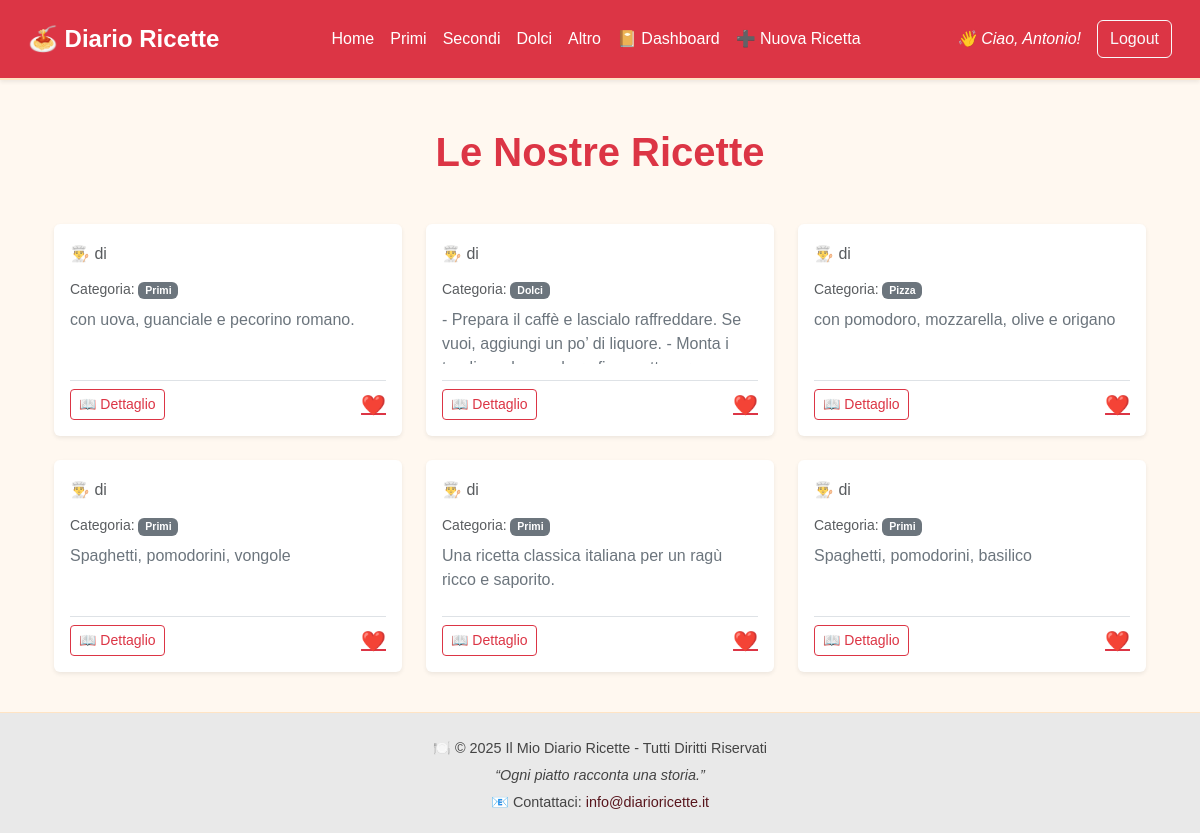
The app's page / (signed in) with its own data.
### app2.py (models this page shows, shortened)
class User(db.Model, UserMixin):
    __tablename__ = 'utente'
    id_utente = db.Column(db.Integer, primary_key=True)
    username = db.Column('nome_utente', db.String(80), unique=True, nullable=False)
    email = db.Column('email', db.String(100), unique=True, nullable=False)
    password_hash = db.Column('password_hash', db.String(255), nullable=False)
    ruolo = db.Column('ruolo', db.String(20), default='utente')
    data_registrazione = db.Column('data_registrazione', db.DateTime)
    id = synonym('id_utente')
    recipes = db.relationship(
        'Recipe',
        back_populates='author',
        lazy='dynamic',
        foreign_keys='Recipe.id_autore',
        cascade="all, delete-orphan"
    )
    likes = db.relationship('Like', back_populates='user', lazy='dynamic', cascade="all, delete-orphan")

class Category(db.Model):
    __tablename__ = 'categoria'
    id_categoria = db.Column(db.Integer, primary_key=True)
    name = db.Column('nome', db.String(50), unique=True, nullable=False)
    id = synonym('id_categoria')
    recipes = db.relationship('Recipe', back_populates='category', lazy='dynamic')

class Recipe(db.Model):
    __tablename__ = 'ricetta'
    id_ricetta = db.Column(db.Integer, primary_key=True)
    title = db.Column(db.String(100), nullable=False)
    ingredients = db.Column('ingredienti', db.Text, nullable=False)
    instructions = db.Column('istruzioni', db.Text, nullable=False)
    preparation_time = db.Column('tempo_prep', db.Integer, default=0)
    cooking_time = db.Column('tempo_cottura', db.Integer, default=0)
    servings = db.Column('porzioni', db.Integer, default=1)
    is_private = db.Column('is_privata', db.Boolean, default=False)
    id_autore = db.Column(db.Integer, db.ForeignKey('utente.id_utente'), nullable=False)
    category_id = db.Column(
        'id_categoria',
        db.Integer,
        db.ForeignKey('categoria.id_categoria'),
        nullable=False
    )
    description = db.Column('descrizione', db.Text, nullable=False)
    filename = db.Column('filename', db.String(100), nullable=True)
    creation_date = db.Column('data_creazione_ricetta', db.String(10), default=lambda: time.strftime("%Y-%m-%d"))
    id = synonym('id_ricetta')
    author_id = synonym('id_autore')
    author = db.relationship(
        'User',
        back_populates='recipes',
        foreign_keys=[id_autore]
    )
    category = db.relationship('Category', back_populates='recipes', foreign_keys='Recipe.category_id')
    likes = db.relationship('Like', back_populates='recipe', lazy='dynamic')

### app2.py (the view, shortened to what this page needs)
@app.route('/', defaults={'category_id': None})
@app.route('/home')
@app.route('/category_id/<int:category_id>')
def home(category_id=None):
    try:
        all_categories = db.session.execute(db.select(Category).order_by(Category.name)).scalars().all()
    except Exception as e:
        print(f"Errore nel recupero delle categorie: {e}")
        all_categories = []
    query = db.select(Recipe).order_by(Recipe.creation_date.desc())
    current_category_name = None
    ricette_objects = db.session.execute(query).scalars().all()
    ricette_list = [formatta_ricetta(recipe_obj) for recipe_obj in ricette_objects]
    return render_template('home.html',
                           title='Le Nostre Ricette',
                           ricette=ricette_list,
                           all_categories=all_categories,
                           current_category_name=current_category_name)

### app2.py (called while the page is built)
@login_manager.user_loader
def load_user(user_id):
    return User.query.get(int(user_id))

### templates/home.html (shortened to what this page needs)
{% extends 'base.html' %}
{% block content %}
<div class="container mt-4">
    <h1 class="mb-5 text-center text-danger fw-bold">Le Nostre Ricette</h1>
    {% if ricette %}
        <div class="row row-cols-1 row-cols-md-2 row-cols-lg-3 g-4">
            {% for ricetta in ricette %}
                <div class="col">
                    <div class="card h-100 shadow-sm border-0 recipe-card">
                        <div class="card-body d-flex flex-column">
                            <h6 class="card-subtitle mb-3 text-muted">
                                👨‍🍳 di <strong>{{ ricetta['nome_utente'] }}</strong>
                            </h6>
                            <p class="card-text small text-muted mb-2">
                                Categoria: <span class="badge text-bg-secondary">{{ ricetta['nome_categoria'] or "Altro" }}</span>
                            </p>
                            <p class="card-text text-secondary mb-3 text-truncate-3-lines">
                                {{ ricetta['descrizione'][:150] }}
                            </p>
                            <div class="d-flex justify-content-between align-items-center mt-auto pt-2 border-top">
                                <a href="{{ url_for('dettaglio_ricetta', id_ricetta=ricetta['id_ricetta']) }}" class="btn btn-outline-danger btn-sm">
                                    📖 Dettaglio
                                </a>
                                <form class="like-form" data-id="{{ ricetta['id_ricetta'] }}" method="POST">
                                    <button type="submit" class="btn btn-link text-danger p-0 border-0 fs-5">
                                        ❤️
                                    </button>
                                </form>
                            </div>
                        </div>
                    </div>
                </div>
            {% endfor %}
        </div>
    {% else %}
        <p class="text-center lead">😢 Non ci sono ricette disponibili. Inizia aggiungendone una!</p>
    {% endif %}
</div>
{% endblock %}

### templates/base.html (shortened to what this page needs)
<!DOCTYPE html>
<html lang="it">
<head>
    <link rel="stylesheet" href="{{ url_for('static', filename='stile.css')}}">
    <link href="https://cdn.jsdelivr.net/npm/bootstrap@5.3.3/dist/css/bootstrap.min.css"
          rel="stylesheet"
          xintegrity="sha384-QWTKZyjpPEjISv5WaRU9OFeRpok6YctnYmDr5pNlyT2bRjXh0JMhjY6hW+ALEwIH"
>
</head>
<body>
    <header class="navbar navbar-expand-lg bg-danger p-3 shadow-sm">
        <div class="container-fluid">
            <a class="navbar-brand text-white fw-bold fs-4" href="{{ url_for('home') }}">
                🍝 Diario Ricette
            </a>
            <div class="collapse navbar-collapse justify-content-end" id="navbarNav">
                <ul class="navbar-nav mx-auto mb-2 mb-lg-0">
                    <li class="nav-item">
                        <a class="nav-link text-white" href="{{ url_for('home') }}">Home</a>
                    </li>
                    <li class="nav-item">
                        <a class="nav-link text-white" href="{{ url_for('mostra_categoria', nome_categoria='Primi') }}">Primi</a>
                    </li>
                    <li class="nav-item">
                        <a class="nav-link text-white" href="{{ url_for('mostra_categoria', nome_categoria='Secondi') }}">Secondi</a>
                    </li>
                    <li class="nav-item">
                        <a class="nav-link text-white" href="{{ url_for('mostra_categoria', nome_categoria='Dolci') }}">Dolci</a>
                    </li>
                    <li class="nav-item">
                        <a class="nav-link text-white" href="{{ url_for('mostra_categoria', nome_categoria='Altro') }}">Altro</a>
                    </li>
                    {% if session.get ('utente') %}
                        <li class="nav-item">
                            <a class="nav-link text-white" href="{{ url_for('diario_ricette') }}">📔 Dashboard</a>
                        </li>
                        <li class="nav-item">
                            <a class="nav-link text-white" href="{{ url_for('nuova_ricetta') }}">➕ Nuova Ricetta</a>
                        </li>
                    {% endif %}
                </ul>
                <div class="d-flex align-items-center">
                    {% if session.get('utente') %}
                        <span class="utente me-3">👋 Ciao, {{ session['utente'] }}!</span>
                        <a class="btn btn-outline-light" href="{{ url_for('logout') }}">Logout</a>
                    {% else %}
                        <a class="btn btn-outline-light me-2" href="{{ url_for('login') }}">Login</a>
                        <a class="btn btn-light" href="{{ url_for('register') }}">Registrati</a>
                    {% endif %}
                </div>
            </div>
        </div>
    </header>
    <main class="container mt-4">
        {% block content %}{% endblock %}
    </main>
    <footer class="footer">
        <div class="container">
            <p class="mb-1">🍽️ &copy; 2025 Il Mio Diario Ricette - Tutti Diritti Riservati</p>
            <p class="mb-1"><em>“Ogni piatto racconta una storia.”</em></p>
            <p class="mb-0">📧 Contattaci: <a href="mailto:info@diarioricette.it" class="text-danger-emphasis text-decoration-none">info@diarioricette.it</a></p>
        </div>
    </footer>
</body>
</html>

### static/stile.css (style rules this page uses)
.navbar { background-color: #fff8f0; border-bottom: 2px solid #ffe4c4; padding: 10px 0; }
html, body { height: 100%; }
body { display: flex; flex-direction: column; }
main { flex: 1; }
.recipe-card { transition: transform 0.3s ease-in-out, box-shadow 0.3s ease-in-out; cursor: pointer; }

### templates/base.html (style rules this page uses)
body { background: #fff8f0; font-family: 'Arial', sans-serif; }
.footer { background-color: #e9e9e9; color: #444; padding: 20px 0; margin-top: 40px; border-top: 1px solid #ffe4c4; font-size: 0.9em; text-align: center; }
.footer p { margin: 5px 0; }
.utente { font-style: italic; color: white; }

### templates/home.html (style rules this page uses)
.text-truncate-3-lines { display: -webkit-box; -webkit-line-clamp: 3; -webkit-box-orient: vertical; overflow: hidden; text-overflow: ellipsis; height: 3.5em; }
.recipe-card { transition: transform 0.3s ease-in-out, box-shadow 0.3s ease-in-out; cursor: pointer; }

### records on screen
User: utente "Antonio"
Category: nome "Primi" "Primi" "Primi" "Primi"
Recipe: descrizione "con uova, guanciale e pecorino romano."
Category: nome "Dolci"
Recipe: descrizione "- Prepara il caffè e lascialo raffreddare. Se vuoi, aggiungi un po’ di liquore. - Monta…"
Category: nome "Pizza"
Recipe: descrizione "con pomodoro, mozzarella, olive e origano"
Recipe: descrizione "Spaghetti, pomodorini, vongole"
Recipe: descrizione "Una ricetta classica italiana per un ragù ricco e saporito."
Recipe: descrizione "Spaghetti, pomodorini, basilico"
